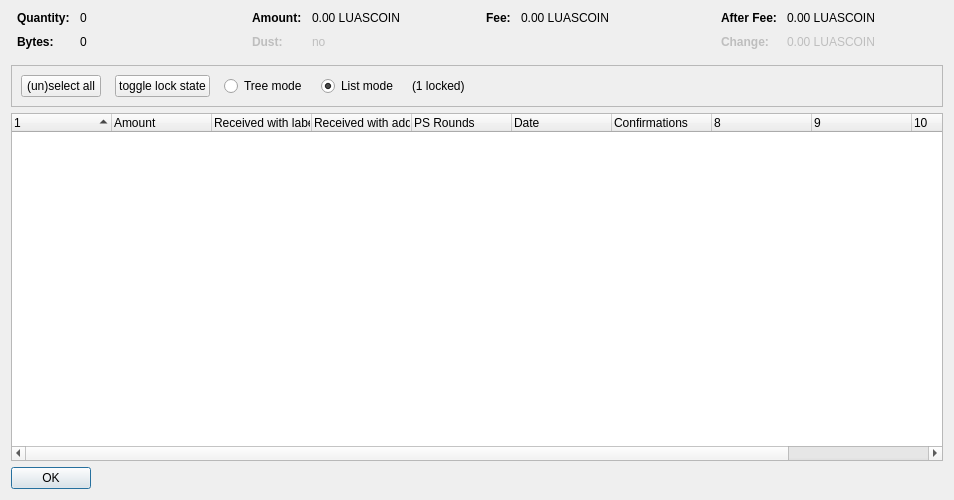
<?xml version="1.0" encoding="UTF-8"?>
<ui version="4.0">
 <class>CoinControlDialog</class>
 <widget class="QDialog" name="CoinControlDialog">
  <property name="geometry">
   <rect>
    <x>0</x>
    <y>0</y>
    <width>954</width>
    <height>500</height>
   </rect>
  </property>
  <property name="windowTitle">
   <string>Coin Selection</string>
  </property>
  <layout class="QVBoxLayout" name="verticalLayout">
   <item>
    <layout class="QHBoxLayout" name="horizontalLayoutTop" stretch="0,0,0,0">
     <property name="topMargin">
      <number>0</number>
     </property>
     <property name="bottomMargin">
      <number>10</number>
     </property>
     <item>
      <layout class="QFormLayout" name="formLayoutCoinControl1">
       <property name="horizontalSpacing">
        <number>10</number>
       </property>
       <property name="verticalSpacing">
        <number>10</number>
       </property>
       <property name="leftMargin">
        <number>6</number>
       </property>
       <property name="rightMargin">
        <number>6</number>
       </property>
       <item row="0" column="0">
        <widget class="QLabel" name="labelCoinControlQuantityText">
         <property name="font">
          <font>
           <weight>75</weight>
           <bold>true</bold>
          </font>
         </property>
         <property name="text">
          <string>Quantity:</string>
         </property>
        </widget>
       </item>
       <item row="0" column="1">
        <widget class="QLabel" name="labelCoinControlQuantity">
         <property name="cursor">
          <cursorShape>IBeamCursor</cursorShape>
         </property>
         <property name="contextMenuPolicy">
          <enum>Qt::ActionsContextMenu</enum>
         </property>
         <property name="text">
          <string notr="true">0</string>
         </property>
         <property name="textInteractionFlags">
          <set>Qt::LinksAccessibleByMouse|Qt::TextSelectableByKeyboard|Qt::TextSelectableByMouse</set>
         </property>
        </widget>
       </item>
       <item row="1" column="0">
        <widget class="QLabel" name="labelCoinControlBytesText">
         <property name="font">
          <font>
           <weight>75</weight>
           <bold>true</bold>
          </font>
         </property>
         <property name="text">
          <string>Bytes:</string>
         </property>
        </widget>
       </item>
       <item row="1" column="1">
        <widget class="QLabel" name="labelCoinControlBytes">
         <property name="cursor">
          <cursorShape>IBeamCursor</cursorShape>
         </property>
         <property name="contextMenuPolicy">
          <enum>Qt::ActionsContextMenu</enum>
         </property>
         <property name="text">
          <string notr="true">0</string>
         </property>
         <property name="textInteractionFlags">
          <set>Qt::LinksAccessibleByMouse|Qt::TextSelectableByKeyboard|Qt::TextSelectableByMouse</set>
         </property>
        </widget>
       </item>
      </layout>
     </item>
     <item>
      <layout class="QFormLayout" name="formLayoutCoinControl2">
       <property name="horizontalSpacing">
        <number>10</number>
       </property>
       <property name="verticalSpacing">
        <number>10</number>
       </property>
       <property name="leftMargin">
        <number>6</number>
       </property>
       <property name="rightMargin">
        <number>6</number>
       </property>
       <item row="0" column="0">
        <widget class="QLabel" name="labelCoinControlAmountText">
         <property name="font">
          <font>
           <weight>75</weight>
           <bold>true</bold>
          </font>
         </property>
         <property name="text">
          <string>Amount:</string>
         </property>
        </widget>
       </item>
       <item row="0" column="1">
        <widget class="QLabel" name="labelCoinControlAmount">
         <property name="cursor">
          <cursorShape>IBeamCursor</cursorShape>
         </property>
         <property name="contextMenuPolicy">
          <enum>Qt::ActionsContextMenu</enum>
         </property>
         <property name="text">
          <string notr="true">0.00 LUASCOIN</string>
         </property>
         <property name="textInteractionFlags">
          <set>Qt::LinksAccessibleByMouse|Qt::TextSelectableByKeyboard|Qt::TextSelectableByMouse</set>
         </property>
        </widget>
       </item>
       <item row="1" column="0">
        <widget class="QLabel" name="labelCoinControlLowOutputText">
         <property name="enabled">
          <bool>false</bool>
         </property>
         <property name="font">
          <font>
           <weight>75</weight>
           <bold>true</bold>
          </font>
         </property>
         <property name="text">
          <string>Dust:</string>
         </property>
        </widget>
       </item>
       <item row="1" column="1">
        <widget class="QLabel" name="labelCoinControlLowOutput">
         <property name="enabled">
          <bool>false</bool>
         </property>
         <property name="cursor">
          <cursorShape>IBeamCursor</cursorShape>
         </property>
         <property name="contextMenuPolicy">
          <enum>Qt::ActionsContextMenu</enum>
         </property>
         <property name="text">
          <string notr="true">no</string>
         </property>
         <property name="textInteractionFlags">
          <set>Qt::LinksAccessibleByMouse|Qt::TextSelectableByKeyboard|Qt::TextSelectableByMouse</set>
         </property>
        </widget>
       </item>
      </layout>
     </item>
     <item>
      <layout class="QFormLayout" name="formLayoutCoinControl3">
       <property name="horizontalSpacing">
        <number>10</number>
       </property>
       <property name="verticalSpacing">
        <number>10</number>
       </property>
       <property name="leftMargin">
        <number>6</number>
       </property>
       <property name="rightMargin">
        <number>6</number>
       </property>
       <item row="0" column="0">
        <widget class="QLabel" name="labelCoinControlFeeText">
         <property name="font">
          <font>
           <weight>75</weight>
           <bold>true</bold>
          </font>
         </property>
         <property name="text">
          <string>Fee:</string>
         </property>
        </widget>
       </item>
       <item row="0" column="1">
        <widget class="QLabel" name="labelCoinControlFee">
         <property name="cursor">
          <cursorShape>IBeamCursor</cursorShape>
         </property>
         <property name="contextMenuPolicy">
          <enum>Qt::ActionsContextMenu</enum>
         </property>
         <property name="text">
          <string notr="true">0.00 LUASCOIN</string>
         </property>
         <property name="textInteractionFlags">
          <set>Qt::LinksAccessibleByMouse|Qt::TextSelectableByKeyboard|Qt::TextSelectableByMouse</set>
         </property>
        </widget>
       </item>
      </layout>
     </item>
     <item>
      <layout class="QFormLayout" name="formLayoutCoinControl4">
       <property name="horizontalSpacing">
        <number>10</number>
       </property>
       <property name="verticalSpacing">
        <number>10</number>
       </property>
       <property name="leftMargin">
        <number>6</number>
       </property>
       <property name="rightMargin">
        <number>6</number>
       </property>
       <item row="0" column="0">
        <widget class="QLabel" name="labelCoinControlAfterFeeText">
         <property name="font">
          <font>
           <weight>75</weight>
           <bold>true</bold>
          </font>
         </property>
         <property name="text">
          <string>After Fee:</string>
         </property>
        </widget>
       </item>
       <item row="0" column="1">
        <widget class="QLabel" name="labelCoinControlAfterFee">
         <property name="cursor">
          <cursorShape>IBeamCursor</cursorShape>
         </property>
         <property name="contextMenuPolicy">
          <enum>Qt::ActionsContextMenu</enum>
         </property>
         <property name="text">
          <string notr="true">0.00 LUASCOIN</string>
         </property>
         <property name="textInteractionFlags">
          <set>Qt::LinksAccessibleByMouse|Qt::TextSelectableByKeyboard|Qt::TextSelectableByMouse</set>
         </property>
        </widget>
       </item>
       <item row="1" column="0">
        <widget class="QLabel" name="labelCoinControlChangeText">
         <property name="enabled">
          <bool>false</bool>
         </property>
         <property name="font">
          <font>
           <weight>75</weight>
           <bold>true</bold>
          </font>
         </property>
         <property name="text">
          <string>Change:</string>
         </property>
        </widget>
       </item>
       <item row="1" column="1">
        <widget class="QLabel" name="labelCoinControlChange">
         <property name="enabled">
          <bool>false</bool>
         </property>
         <property name="cursor">
          <cursorShape>IBeamCursor</cursorShape>
         </property>
         <property name="contextMenuPolicy">
          <enum>Qt::ActionsContextMenu</enum>
         </property>
         <property name="text">
          <string notr="true">0.00 LUASCOIN</string>
         </property>
         <property name="textInteractionFlags">
          <set>Qt::LinksAccessibleByMouse|Qt::TextSelectableByKeyboard|Qt::TextSelectableByMouse</set>
         </property>
        </widget>
       </item>
      </layout>
     </item>
    </layout>
   </item>
   <item>
    <widget class="QFrame" name="frame">
     <property name="minimumSize">
      <size>
       <width>0</width>
       <height>40</height>
      </size>
     </property>
     <property name="frameShape">
      <enum>QFrame::StyledPanel</enum>
     </property>
     <property name="frameShadow">
      <enum>QFrame::Sunken</enum>
     </property>
     <layout class="QHBoxLayout" name="horizontalLayout">
      <item>
       <layout class="QHBoxLayout" name="horizontalLayoutPanel" stretch="0,0,0,0,0,0">
        <property name="spacing">
         <number>14</number>
        </property>
        <item>
         <widget class="QPushButton" name="pushButtonSelectAll">
          <property name="sizePolicy">
           <sizepolicy hsizetype="Maximum" vsizetype="Fixed">
            <horstretch>0</horstretch>
            <verstretch>0</verstretch>
           </sizepolicy>
          </property>
          <property name="text">
           <string>(un)select all</string>
          </property>
          <property name="autoDefault">
           <bool>false</bool>
          </property>
         </widget>
        </item>
        <item>
         <widget class="QPushButton" name="pushButtonToggleLock">
          <property name="sizePolicy">
           <sizepolicy hsizetype="Maximum" vsizetype="Fixed">
            <horstretch>0</horstretch>
            <verstretch>0</verstretch>
           </sizepolicy>
          </property>
          <property name="text">
           <string>toggle lock state</string>
          </property>
          <property name="autoDefault">
           <bool>false</bool>
          </property>
         </widget>
        </item>
        <item>
         <widget class="QRadioButton" name="radioTreeMode">
          <property name="sizePolicy">
           <sizepolicy hsizetype="Maximum" vsizetype="Fixed">
            <horstretch>0</horstretch>
            <verstretch>0</verstretch>
           </sizepolicy>
          </property>
          <property name="text">
           <string>Tree mode</string>
          </property>
         </widget>
        </item>
        <item>
         <widget class="QRadioButton" name="radioListMode">
          <property name="sizePolicy">
           <sizepolicy hsizetype="Maximum" vsizetype="Fixed">
            <horstretch>0</horstretch>
            <verstretch>0</verstretch>
           </sizepolicy>
          </property>
          <property name="text">
           <string>List mode</string>
          </property>
          <property name="checked">
           <bool>true</bool>
          </property>
         </widget>
        </item>
        <item>
         <widget class="QLabel" name="labelLocked">
          <property name="text">
           <string>(1 locked)</string>
          </property>
         </widget>
        </item>
        <item>
         <spacer name="horizontalSpacer">
          <property name="orientation">
           <enum>Qt::Horizontal</enum>
          </property>
          <property name="sizeHint" stdset="0">
           <size>
            <width>40</width>
            <height>20</height>
           </size>
          </property>
         </spacer>
        </item>
       </layout>
      </item>
     </layout>
    </widget>
   </item>
   <item>
    <widget class="CoinControlTreeWidget" name="treeWidget">
     <property name="contextMenuPolicy">
      <enum>Qt::CustomContextMenu</enum>
     </property>
     <property name="sortingEnabled">
      <bool>false</bool>
     </property>
     <property name="columnCount">
      <number>11</number>
     </property>
     <attribute name="headerShowSortIndicator" stdset="0">
      <bool>true</bool>
     </attribute>
     <attribute name="headerStretchLastSection">
      <bool>false</bool>
     </attribute>
     <column>
      <property name="text">
       <string/>
      </property>
     </column>
     <column>
      <property name="text">
       <string>Amount</string>
      </property>
     </column>
     <column>
      <property name="text">
       <string>Received with label</string>
      </property>
     </column>
     <column>
      <property name="text">
       <string>Received with address</string>
      </property>
     </column>
     <column>
      <property name="text">
       <string>PS Rounds</string>
      </property>
     </column>
     <column>
      <property name="text">
       <string>Date</string>
      </property>
     </column>
     <column>
      <property name="text">
       <string>Confirmations</string>
      </property>
      <property name="toolTip">
       <string>Confirmed</string>
      </property>
     </column>
     <column>
      <property name="text">
       <string/>
      </property>
     </column>
     <column>
      <property name="text">
       <string/>
      </property>
     </column>
     <column>
      <property name="text">
       <string/>
      </property>
     </column>
     <column>
      <property name="text">
       <string/>
      </property>
     </column>
    </widget>
   </item>
   <item>
    <widget class="QDialogButtonBox" name="buttonBox">
     <property name="sizePolicy">
      <sizepolicy hsizetype="Maximum" vsizetype="Fixed">
       <horstretch>0</horstretch>
       <verstretch>0</verstretch>
      </sizepolicy>
     </property>
     <property name="orientation">
      <enum>Qt::Horizontal</enum>
     </property>
     <property name="standardButtons">
      <set>QDialogButtonBox::Ok</set>
     </property>
    </widget>
   </item>
  </layout>
 </widget>
 <customwidgets>
  <customwidget>
   <class>CoinControlTreeWidget</class>
   <extends>QTreeWidget</extends>
   <header>coincontroltreewidget.h</header>
  </customwidget>
 </customwidgets>
 <resources/>
 <connections/>
</ui>
